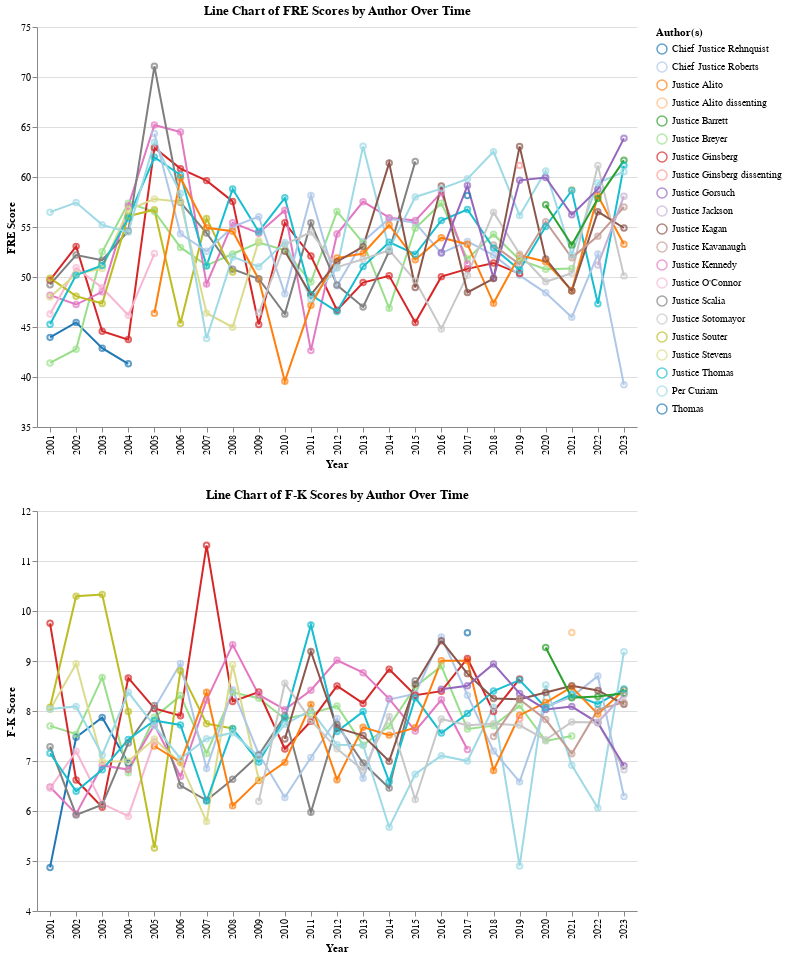

This figure's notebook cell:
### Code cell
#Calculate average FRE and F-K scores per year per author
single_avg = (
    long_df.groupby(['Year', 'Author(s)'])
    .agg(
        FRE_Score=('FRE Score', 'mean'),
        FK_Score=('F-K Score', 'mean')
    )
    .reset_index()
)

#Tooltip selection for nearest
nearest = alt.selection(type='single', nearest=True, on='mouseover', fields=['Year'], empty='none')

#Line chart for FRE scores over time by author
line_chart_fre = alt.Chart(single_avg).mark_line().encode(
    x=alt.X('Year:O', title='Year'),
    y=alt.Y('FRE_Score:Q', title='FRE Score', scale=alt.Scale(domain=[35, 75])),
    color=alt.Color('Author(s):N', scale=alt.Scale(scheme='category20'))
).properties(
    title='Line Chart of FRE Scores by Author Over Time',
    width=600,
    height=400
)

#Points and tooltips for FRE chart
fre_points = line_chart_fre.mark_point().encode(
    tooltip=['Year', 'FRE_Score', 'Author(s)']
).add_selection(nearest)

fre_chart_with_tooltip = line_chart_fre + fre_points

#Line chart for F-K scores over time by author
line_chart_fk = alt.Chart(single_avg).mark_line().encode(
    x=alt.X('Year:O', title='Year'),
    y=alt.Y('FK_Score:Q', title='F-K Score', scale=alt.Scale(domain=[4, 12])),
    color=alt.Color('Author(s):N', scale=alt.Scale(scheme='category20'))
).properties(
    title='Line Chart of F-K Scores by Author Over Time',
    width=600,
    height=400
)

#Points and tooltips for F-K chart
fk_points = line_chart_fk.mark_point().encode(
    tooltip=['Year', 'FK_Score', 'Author(s)']
).add_selection(nearest)

fk_chart_with_tooltip = line_chart_fk + fk_points

#Combine
line_charts = alt.vconcat(fre_chart_with_tooltip, fk_chart_with_tooltip).configure_view(
    stroke=None
)

#Display
line_charts

### Figure 1 — Vega-Lite specification as saved in the notebook (floating-point values rounded to 4 significant figures; data arrays with more than 128 entries replaced by an {"elided": "..."} marker saying what was removed)
{"config": {"view": {"continuousWidth": 300, "continuousHeight": 300, "stroke": null}}, "vconcat": [{"layer": [{"mark": {"type": "line"}, "encoding": {"color": {"field": "Author(s)", "scale": {"scheme": "category20"}, "type": "nominal"}, "x": {"field": "Year", "title": "Year", "type": "ordinal"}, "y": {"field": "FRE_Score", "scale": {"domain": [35, 75]}, "title": "FRE Score", "type": "quantitative"}}, "title": "Line Chart of FRE Scores by Author Over Time"}, {"mark": {"type": "point"}, "encoding": {"color": {"field": "Author(s)", "scale": {"scheme": "category20"}, "type": "nominal"}, "tooltip": [{"field": "Year", "type": "quantitative"}, {"field": "FRE_Score", "type": "quantitative"}, {"field": "Author(s)", "type": "nominal"}], "x": {"field": "Year", "title": "Year", "type": "ordinal"}, "y": {"field": "FRE_Score", "scale": {"domain": [35, 75]}, "title": "FRE Score", "type": "quantitative"}}, "name": "view_35", "title": "Line Chart of FRE Scores by Author Over Time"}], "height": 400, "width": 600}, {"layer": [{"mark": {"type": "line"}, "encoding": {"color": {"field": "Author(s)", "scale": {"scheme": "category20"}, "type": "nominal"}, "x": {"field": "Year", "title": "Year", "type": "ordinal"}, "y": {"field": "FK_Score", "scale": {"domain": [4, 12]}, "title": "F-K Score", "type": "quantitative"}}, "title": "Line Chart of F-K Scores by Author Over Time"}, {"mark": {"type": "point"}, "encoding": {"color": {"field": "Author(s)", "scale": {"scheme": "category20"}, "type": "nominal"}, "tooltip": [{"field": "Year", "type": "quantitative"}, {"field": "FK_Score", "type": "quantitative"}, {"field": "Author(s)", "type": "nominal"}], "x": {"field": "Year", "title": "Year", "type": "ordinal"}, "y": {"field": "FK_Score", "scale": {"domain": [4, 12]}, "title": "F-K Score", "type": "quantitative"}}, "name": "view_36", "title": "Line Chart of F-K Scores by Author Over Time"}], "height": 400, "width": 600}], "data": {"name": "data-46fd936ad32e5dded528b3cf982b4eef"}, "params": [{"name": "param_18", "select": {"type": "point", "fields": ["Year"], "nearest": true, "on": "mouseover"}, "views": ["view_35", "view_36"]}], "$schema": "https://vega.github.io/schema/vega-lite/v5.8.0.json", "datasets": {"data-46fd936ad32e5dded528b3cf982b4eef": {"elided": "234 records"}}}
